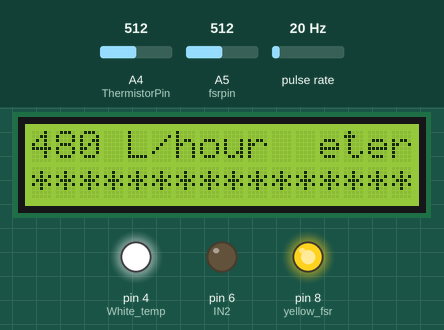
The sketch below on a simulated Arduino Uno, built with avr-gcc and run on an emulated ATmega328P. On the bench: 16×2 character LCD, output pins drawn as LEDs (lit = HIGH). Wiring (inferred from the names in the program): pulse sensor: data pin 2. Dashed ring = blinking. The inputs (shaded band) are chosen by the test bench; at power-on: A5 (fsrpin) = 512, pulse rate 20 Hz, A4 (ThermistorPin) = 512. What the sketch prints to the serial monitor is not drawn.

Above: at 10.6 s.
10.7 s: A5 (fsrpin) set to 408
18.0 s: A5 (fsrpin) set to 386
At 20.4 s:
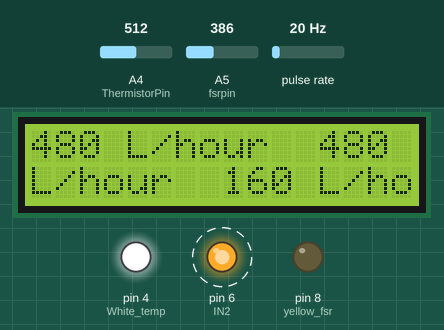
22.0 s: pulse rate (sensor on pin 2) set to 150 Hz
At 23.5 s:
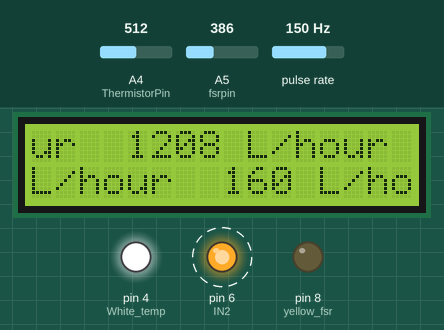
25.1 s: pulse rate (sensor on pin 2) set to 4 Hz
At 26.5 s:
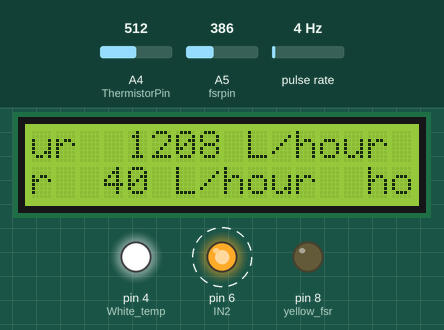
28.1 s: pulse rate (sensor on pin 2) set to 196 Hz
At 32.5 s:
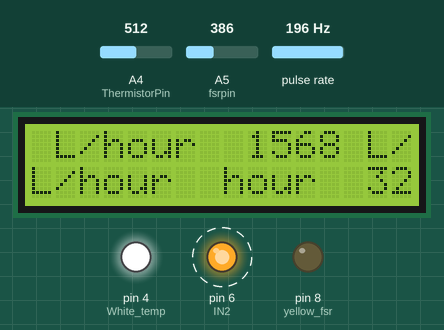
35.1 s: A5 (fsrpin) set to 410
At 35.7 s:
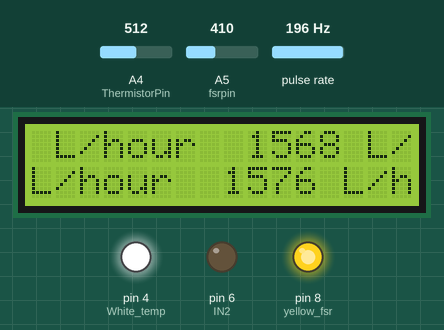
Timing chart, 0 to 72.2 s (numbered marks = the images above; inputs shaded):
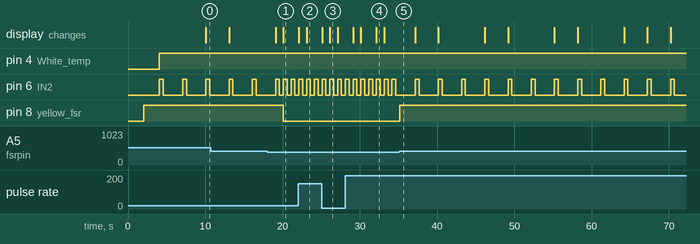

The sketch:

infusion.ino
```cpp
#include <SoftwareSerial.h>
#include <LiquidCrystal.h>

LiquidCrystal lcd(5, 3, 9, 10, 11, 12);

#define fsrpin A5
//Define variable to store sensor readings:
int fsrreading; //Variable to store FSR value
int yellow_fsr=8;

//Variable of thermistor

int ThermistorPin = A4;
int Vo;
float R1 = 10000;
float logR2, R2, T;
double Tc, Tf;
float c1 = 1.009249522e-03, c2 = 2.378405444e-04, c3 = 2.019202697e-07;
int White_temp=4;


//Variable of relay

int IN2=6;

/*
YF‐ S201 Water Flow Sensor
Water Flow Sensor output processed to read in litres/hour
Adaptation Courtesy: www.hobbytronics.co.uk
*/
volatile int flow_frequency; // Measures flow sensor pulses
unsigned int l_hour; // Calculated litres/hour
unsigned char flowsensor = 2; // Sensor Input
unsigned long currentTime;
unsigned long cloopTime;
void flow () // Interrupt function
{
   flow_frequency++;
}

void setup() {
  // put your setup code here, to run once:
  Serial.begin(9600);
  Serial.begin(9600);
  lcd.begin(16, 2);
  lcd.clear();
  lcd.setCursor(0,0);
  lcd.print("Water Flow Meter");
  lcd.setCursor(0,1);
  lcd.print("****************");
  delay(2000);
  pinMode(yellow_fsr,OUTPUT);
  pinMode(fsrpin,INPUT);
  pinMode(White_temp,OUTPUT);

  pinMode(IN2,OUTPUT);      // Relay for pump

  pinMode(flowsensor, INPUT);
  digitalWrite(flowsensor, HIGH); // Optional Internal Pull-Up
  Serial.begin(9600);
  attachInterrupt(0, flow, RISING); // Setup Interrupt
  sei(); // Enable interrupts
  currentTime = millis();
  cloopTime = currentTime;
}
void loop() {
 //FSR

  // Read the FSR pin and store the output as fsrreading:
  fsrreading = analogRead(fsrpin);
  // Print the fsrreading in the serial monitor:
  // Print the string "Analog reading = ".
  if (fsrreading>400) {digitalWrite(yellow_fsr,HIGH);
                       delay (2000);}
  else {digitalWrite(yellow_fsr,LOW);}
  Serial.print("FSR reading = ");
  // Print the fsrreading:
  Serial.print(fsrreading);

   // thermistor
  Vo = analogRead(ThermistorPin);
  R2 = R1 * (1023.0 / (float)Vo - 1.0);
  logR2 = log(R2);
  T = (1.0 / (c1 + c2*logR2 + c3*logR2*logR2*logR2));
  Tc = abs( T - 273.15);
  Tf = abs((Tc * 9.0)/ 5.0 + 32.0);

  Serial.print("Temperature: ");
  Serial.print(Tf);
  Serial.print(" F; ");
  Serial.print(Tc);
  Serial.println(" C");
    if(Tc<35){                     //Indication of hypothermia
    digitalWrite(White_temp,HIGH);
    }
  //flowmeter
  currentTime = millis();
   // Every second, calculate and print litres/hour
   if(currentTime >= (cloopTime + 1000))
   {
      cloopTime = currentTime; // Updates cloopTime
      // Pulse frequency (Hz) = 7.5Q, Q is flow rate in L/min.
      l_hour = (flow_frequency * 60 / 7.5); // (Pulse frequency x 60 min) / 7.5Q = flowrate in L/hour
      flow_frequency = 0; // Reset Counter
      Serial.print(l_hour, DEC); // Print litres/hour
      Serial.println(" L/hour");
      lcd.print(l_hour, DEC); // Print litres/hour
      lcd.println(" L/hour");
   }

   digitalWrite (IN2,HIGH);
   delay(500);
   digitalWrite (IN2,LOW);
   delay(500);

}
```

Measured:
- the behaviour switches between 401 and 400 on A5 (fsrpin) (found by bisection; images 0 and 1)
- after the input at 18.0 s, pin 8 (yellow_fsr): HIGH → LOW after 2.1 s; the display: first differs from a run without the input after 2.1 s (image 1)
- after the input at 22.0 s, the display: first differs from a run without the input after 1.1 s (image 2)
- after the input at 25.1 s, the display: first differs from a run without the input after 1.0 s (image 3)
- after the input at 28.1 s, the display: first changes after 1.0 s (image 4 shows a later state)
- after the input at 35.1 s, pin 6 (IN2): alternates HIGH for 0.50 s and LOW for 2.5 s, starting after 2.1 s; pin 8 (yellow_fsr): LOW → HIGH after 0.05 s
- by itself, pin 6 (IN2): alternates HIGH for 0.50 s and LOW for 2.5 s
